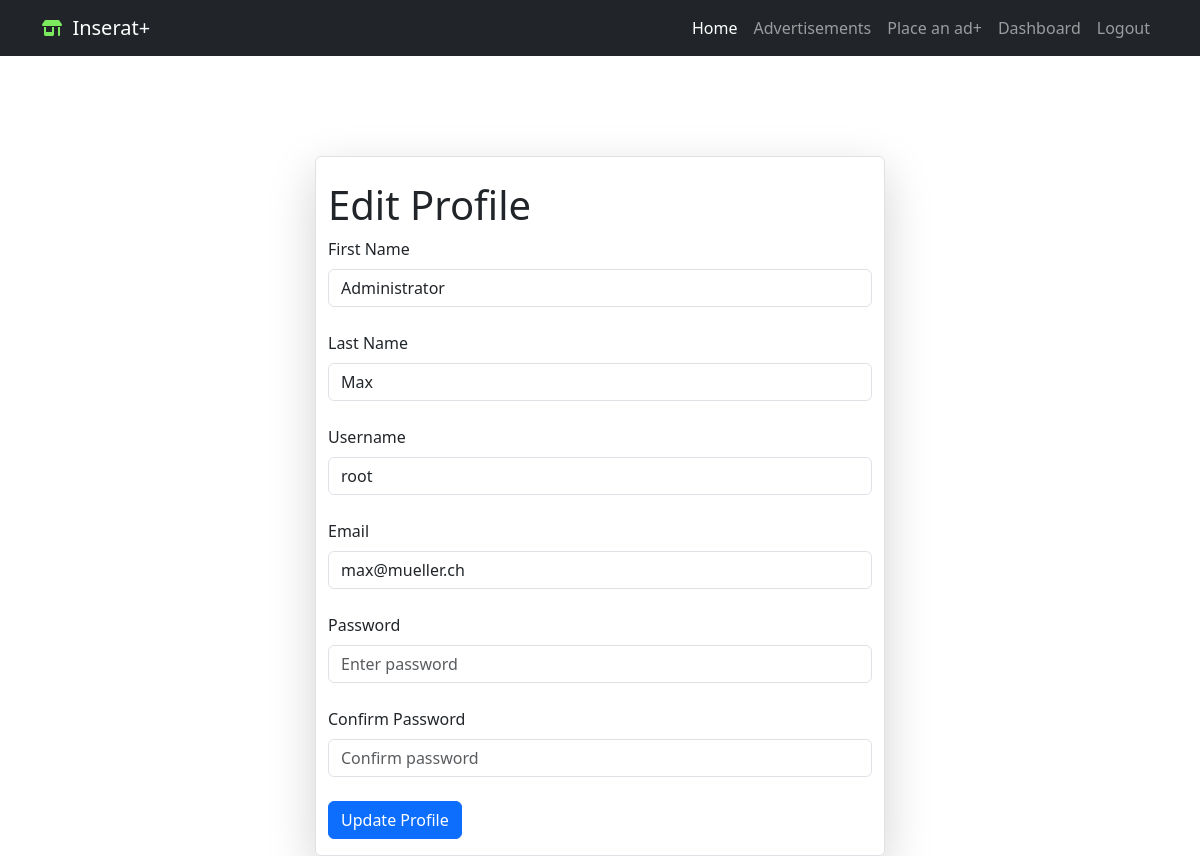
The page /edit_profile (signed in) on the database as committed earlier.
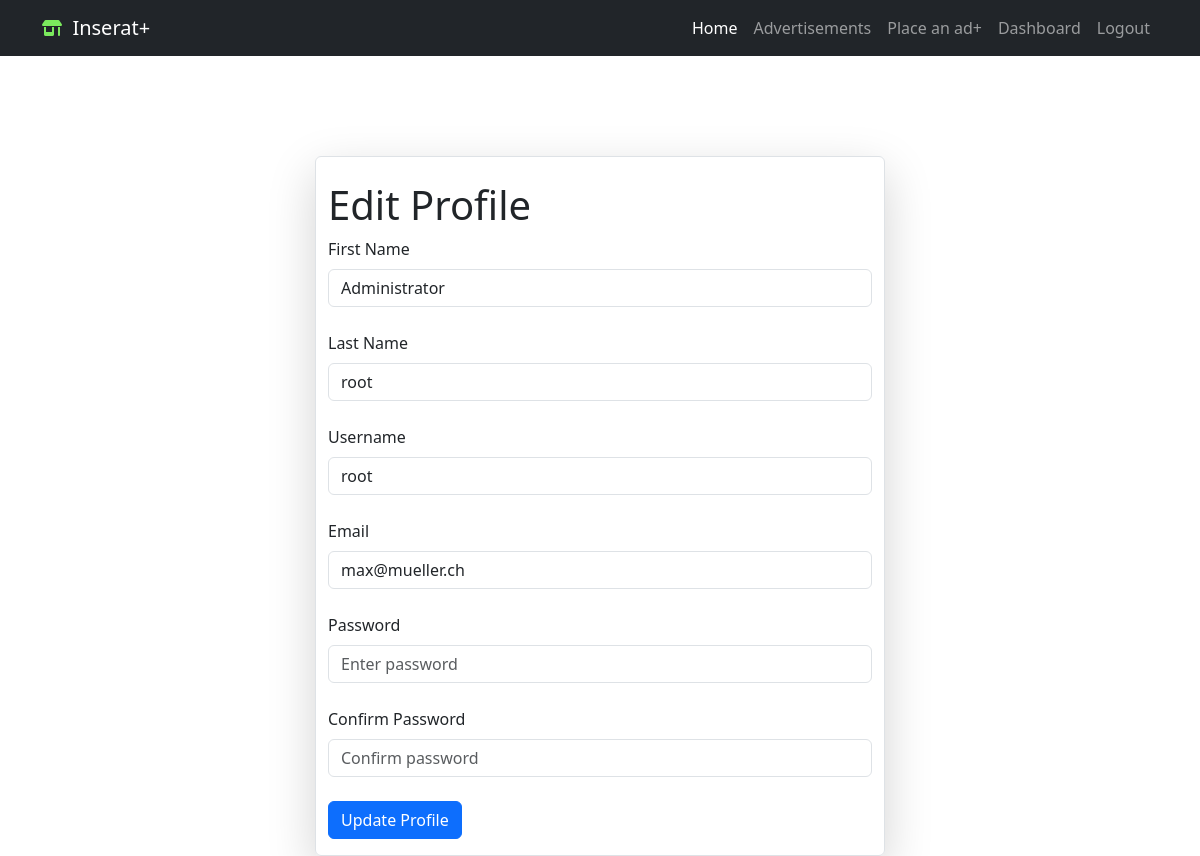
The same page on the database as committed later.
### app/models/login.py (models this page shows, shortened)
class User(db.Model, UserMixin):
    id = db.Column(db.Integer, primary_key=True)
    first_name = db.Column(db.String(50), nullable=False)
    last_name = db.Column(db.String(50), nullable=False)
    username = db.Column(db.String(20), unique=True, nullable=False)
    email = db.Column(db.String(120), unique=True, nullable=False)
    password_hash = db.Column(db.String(128), nullable=False)
    user_adedd = db.Column(db.DateTime, default=datetime.utcnow)
    last_seen = db.Column(db.DateTime, default=datetime.utcnow)
    is_admin = db.Column(db.Boolean, default=False)
    is_blocked = db.Column(db.Boolean, default=False)  # registered users can be blocked from logging in
    advertisements = db.relationship('Advertisement', backref='user', lazy=True)

### app/routes.py (the view)
@app.route('/edit_profile', methods=['GET', 'POST'])
@login_required
def edit_profile():
    form = ProfileEditForm(current_user.username)
    if form.validate_on_submit():
        current_user.first_name = form.first_name.data
        current_user.last_name = form.last_name.data
        current_user.username = form.username.data
        current_user.email = form.email.data
        current_user.set_password(form.password.data)
        db.session.commit()
        flash('Your profile has been updated!', 'success')
        return redirect(url_for('user', username=current_user.username))
    elif request.method == 'GET':
        form.first_name.data = current_user.first_name
        form.last_name.data = current_user.last_name
        form.username.data = current_user.username
        form.email.data = current_user.email
    return render_template('edit_profile.html', title='Edit Profile', form=form)

### app/forms/profileedit.py (shortened to what this page needs)
class ProfileEditForm(FlaskForm):
    first_name = StringField('First Name', validators=[DataRequired()])
    last_name = StringField('Last Name', validators=[DataRequired()])
    username = StringField('Username', validators=[DataRequired()])
    email = StringField('Email', validators=[DataRequired(), Email()])
    password = PasswordField('Password', validators=[DataRequired()])
    confirm_password = PasswordField('Confirm Password', validators=[DataRequired(), EqualTo('password')])
    submit = SubmitField('Update Profile')
    def __init__(self, original_username, *args, **kwargs):
        super(ProfileEditForm, self).__init__(*args, **kwargs)
        self.original_username = original_username

### app/models/controlpanel.py (called while the page is built)
@app.context_processor
def security_context_processor():
    return dict(
        admin_base_template=admin.base_template,
        admin_view=admin.index_view,
        h=admin_helpers,
        get_url=url_for
    )

### app/models/login.py (called while the page is built)
@login.user_loader
def load_user(id):
    return User.query.get(int(id))

### app/templates/edit_profile.html (shortened to what this page needs)
{% extends "base.html" %}
{% block content %}
<div class="container custom-container">
  <div class="row justify-content-center">
    <div class="col-md-6 border rounded shadow-lg">
<h1>Edit Profile</h1>
    <form method="POST" action="{{ url_for('edit_profile') }}">
      <div class="form-group">
        {{ form.first_name.label(class="form-label") }}
        {{ form.first_name(class_="form-control", placeholder="Enter first name") }}
      </div>
      <br>
      <div class="form-group">
        {{ form.last_name.label(class="form-label") }}
        {{ form.last_name(class_="form-control", placeholder="Enter last name") }}
      </div>
      <br>
      <div class="form-group">
        {{ form.username.label(class="form-label") }}
        {{ form.username(class_="form-control", placeholder="Enter username", **{'oninput': "this.value = this.value.toLowerCase();"}) }}
      </div>
      <br>
      <div class="form-group">
        {{ form.email.label(class="form-label") }}
        {{ form.email(class_="form-control", placeholder="Enter email") }}
      </div>
      <br>
      <div class="form-group">
        {{ form.password.label(class="form-label") }}
        {{ form.password(class_="form-control", placeholder="Enter password") }}
      </div>
      <br>
      <div class="form-group">
        {{ form.confirm_password.label(class="form-label") }}
        {{ form.confirm_password(class_="form-control", placeholder="Confirm password") }}
      </div>
      <br>
      <button type="submit" class="btn btn-primary">Update Profile</button>
    </form>
    </div>
  </div>
</div>
{% endblock %}

Rows that differ between the two databases and show on the page:
changed User "Administrator": last_name "Max" → "root"
